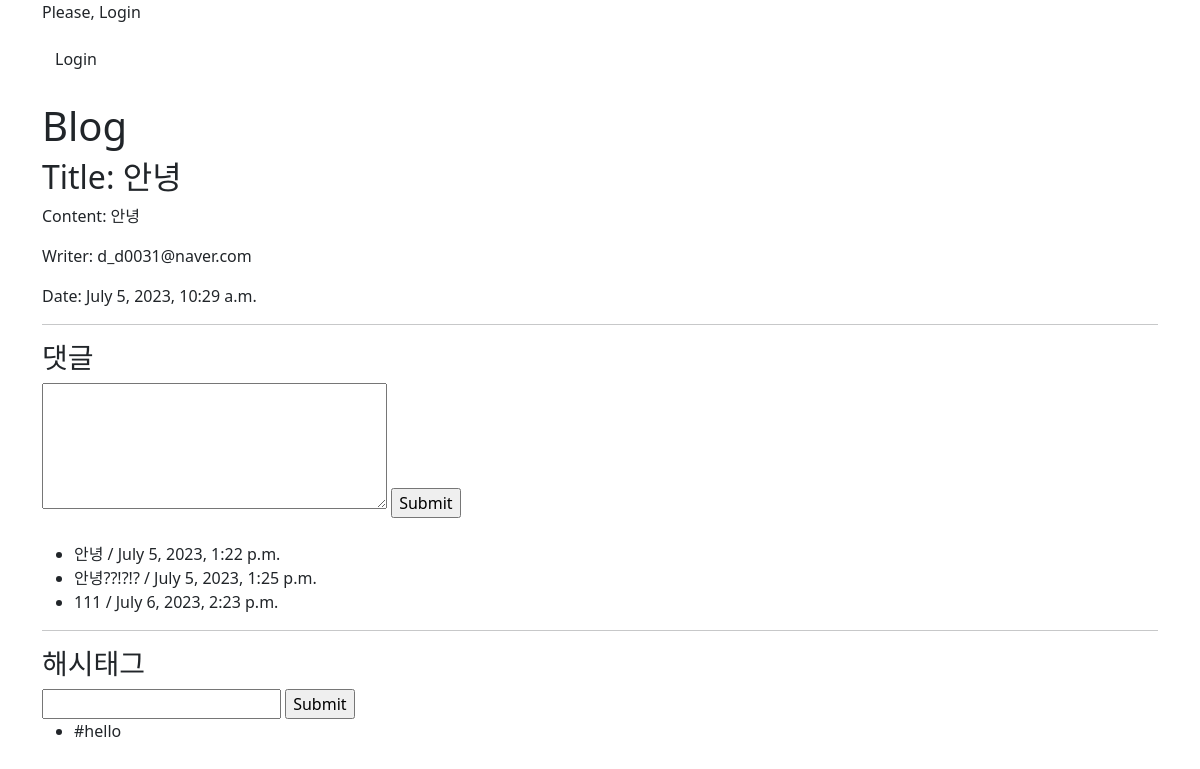
The page /blog/detail/1/ on the database its author committed.
### blog/models.py (models this page shows, shortened)
class Post(models.Model):
    title = models.CharField(max_length=30)
    content = models.TextField()
    writer = models.ForeignKey(User, on_delete=models.CASCADE)
    created_at = models.DateTimeField(auto_now_add=True) # 초기값
    updated_at = models.DateTimeField(auto_now=True) # 수정할때마다 바뀜

class Comment(models.Model):
    post = models.ForeignKey('Post', on_delete=models.CASCADE)
    content = models.TextField()
    writer = models.ForeignKey(User, on_delete=models.CASCADE)
    created_at = models.DateTimeField(auto_now_add=True)

class HashTag(models.Model):
    post = models.ForeignKey('Post', on_delete=models.CASCADE)
    writer = models.ForeignKey(User, on_delete=models.CASCADE)
    name = models.CharField(max_length=10)
    def __str__(self):
        return self.name

### user/models.py (models this page shows)
class User(AbstractUser):
    username = None
    email = models.EmailField(unique=True, max_length = 255)
    name = models.CharField(max_length=50, null=True, blank=True)
    is_staff = models.BooleanField(default=False)
    is_superuser = models.BooleanField(default=False)
    is_active = models.BooleanField(default=True)
    last_login = models.DateTimeField(null=True, blank=True)
    date_joined = models.DateTimeField(auto_now_add=True)
    USERNAME_FIELD = 'email'
    EMAIL_FIELD = 'email'
    REQUIRED_FIELDS = []
    objects = UserManager()

### blog/views.py (the view)
# urls.py: path("detail/<int:pk>/", views.DetailView.as_view(), name="detail"),
class DetailView(View):
    def get(self, request, pk): # post_id: 데이터베이스 post_id 테이블 이름 사용하고 싶어서
        post = Post.objects.prefetch_related('comment_set', 'hashtag_set').get(pk=pk)
        comments = post.comment_set.all()
        hashtags = post.hashtag_set.all()
        comment_form = CommentForm()
        hashtag_form = HashTagForm()
        context = {
            'title': "Blog",
            'post_id': pk,
            'post_title': post.title,
            'post_writer' : post.writer,
            'post_content': post.content,
            'post_created_at': post.created_at,
            'comments': comments,
            'hashtags': hashtags,
            'comment_form': comment_form,
            'hashtag_form': hashtag_form,
        }
        return render(request, 'blog/post_detail.html', context)

### blog/forms.py
class CommentForm(forms.ModelForm):
    class Meta:
        model = Comment
        fields = ['content']
        widgets = {
            'content' : forms.Textarea(attrs={'rows': '5', 'cols':'35'})
        }

class HashTagForm(forms.ModelForm):
    class Meta:
        model = HashTag
        fields = ['name']

### blog/templates/blog/post_detail.html (shortened to what this page needs)
{% extends 'base.html' %}
{% load i18n %}
{% block content %}
    <h2>{% trans 'Title:' %} {{ post_title }}</h2>
    <p>{% trans 'Content:' %} {{ post_content }}</p>
    <p>{% trans 'Writer:' %} {{ post_writer }}</p>
    <p>{% trans 'Date:' %} {{ post_created_at }}</p>
    <hr>
    <h3>댓글</h3>
    <form action="{% url 'blog:cm-write' pk=post_id %}" method="post">
        {% if comment_form.errors %}
            {% with form=comment_form %}
                {% include 'blog/form_error.html' %}
            {% endwith %}
        {% else %}
            {{ comment_form.content }}
        {% endif %}
        <input type="submit" value="{% trans 'Submit' %}">
    </form>
    <br>
    {% if comments %}
        <ul>
            {% for comment in comments %}
                <li>{{ comment.content }} / {{ comment.created_at }}
                </li>
            {% endfor %}
        </ul>
    {% else %}
        <p>{% trans 'There is no comment.' %}</p>
    {% endif %}
    <hr>
    <h3>해시태그</h3>
    <form action="{% url 'blog:tag-write' pk=post_id %}" method="post">
        {% if hashtag_form.errors %}
            {% with form=hashtag_form %}
                {% include 'blog/form_error.html' %}
            {% endwith %}
        {% else %}
            {{ hashtag_form.name }}
        {% endif %}
        <input type="submit" value="{% trans 'Submit' %}">
    </form>
    {% if hashtags %}
        <ul>
            {% for hashtag in hashtags %}
            <li>
                {{ hashtag }}
            </li>
            {% endfor %}
        </ul>
    {% else %}
        <br>
        <p>{% trans 'There is no hashtag.' %}</p>
    {% endif %}
{% endblock %}

### rows shown on the page
Post: title "안녕", content "안녕", created_at "July 5, 2023, 10:29 a.m."
User: email "d_d0031@naver.com"
Comment: content "안녕", created_at "July 5, 2023, 1:22 p.m."
Comment: content "안녕??!?!?", created_at "July 5, 2023, 1:25 p.m."
Comment: content "111", created_at "July 6, 2023, 2:23 p.m."
HashTag: name "#hello"
